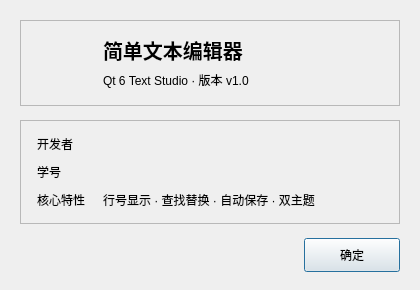
<?xml version="1.0" encoding="UTF-8"?>
<ui version="4.0">
 <class>AboutDialog</class>
 <widget class="QDialog" name="AboutDialog">
  <property name="geometry">
   <rect>
    <x>0</x>
    <y>0</y>
    <width>420</width>
    <height>290</height>
   </rect>
  </property>
  <property name="minimumSize">
   <size>
    <width>400</width>
    <height>270</height>
   </size>
  </property>
  <property name="windowTitle">
   <string>关于文本编辑器</string>
  </property>
  <layout class="QVBoxLayout" name="rootLayout">
   <property name="spacing">
    <number>14</number>
   </property>
   <property name="leftMargin">
    <number>20</number>
   </property>
   <property name="topMargin">
    <number>20</number>
   </property>
   <property name="rightMargin">
    <number>20</number>
   </property>
   <property name="bottomMargin">
    <number>18</number>
   </property>
   <item>
    <widget class="QFrame" name="heroFrame">
     <property name="frameShape">
      <enum>QFrame::Shape::StyledPanel</enum>
     </property>
     <layout class="QHBoxLayout" name="heroLayout">
      <property name="spacing">
       <number>14</number>
      </property>
      <property name="leftMargin">
       <number>16</number>
      </property>
      <property name="topMargin">
       <number>14</number>
      </property>
      <property name="rightMargin">
       <number>16</number>
      </property>
      <property name="bottomMargin">
       <number>14</number>
      </property>
      <item>
       <widget class="QLabel" name="labelIcon">
        <property name="minimumSize">
         <size>
          <width>52</width>
          <height>52</height>
         </size>
        </property>
        <property name="maximumSize">
         <size>
          <width>52</width>
          <height>52</height>
         </size>
        </property>
        <property name="pixmap">
         <pixmap resource="res.qrc">:/icons/app_icon.svg</pixmap>
        </property>
        <property name="scaledContents">
         <bool>true</bool>
        </property>
       </widget>
      </item>
      <item>
       <layout class="QVBoxLayout" name="titleGroup">
        <property name="spacing">
         <number>4</number>
        </property>
        <item>
         <widget class="QLabel" name="labelTitle">
          <property name="font">
           <font>
            <pointsize>15</pointsize>
            <bold>true</bold>
           </font>
          </property>
          <property name="text">
           <string>简单文本编辑器</string>
          </property>
         </widget>
        </item>
        <item>
         <widget class="QLabel" name="labelSubtitle">
          <property name="text">
           <string>Qt 6 Text Studio · 版本 v1.0</string>
          </property>
         </widget>
        </item>
       </layout>
      </item>
     </layout>
    </widget>
   </item>
   <item>
    <widget class="QFrame" name="infoCard">
     <property name="frameShape">
      <enum>QFrame::Shape::StyledPanel</enum>
     </property>
     <layout class="QFormLayout" name="infoFormLayout">
      <property name="horizontalSpacing">
       <number>18</number>
      </property>
      <property name="verticalSpacing">
       <number>10</number>
      </property>
      <property name="leftMargin">
       <number>16</number>
      </property>
      <property name="topMargin">
       <number>14</number>
      </property>
      <property name="rightMargin">
       <number>16</number>
      </property>
      <property name="bottomMargin">
       <number>14</number>
      </property>
      <item row="0" column="0">
       <widget class="QLabel" name="labelDevKey">
        <property name="text">
         <string>开发者</string>
        </property>
       </widget>
      </item>
      <item row="0" column="1">
       <widget class="QLabel" name="labelDevValue">
        <property name="text">
         <string/>
        </property>
       </widget>
      </item>
      <item row="1" column="0">
       <widget class="QLabel" name="labelIdKey">
        <property name="text">
         <string>学号</string>
        </property>
       </widget>
      </item>
      <item row="1" column="1">
       <widget class="QLabel" name="labelIdValue">
        <property name="text">
         <string/>
        </property>
       </widget>
      </item>
      <item row="2" column="0">
       <widget class="QLabel" name="labelStackKey">
        <property name="text">
         <string>核心特性</string>
        </property>
       </widget>
      </item>
      <item row="2" column="1">
       <widget class="QLabel" name="labelStackValue">
        <property name="text">
         <string>行号显示 · 查找替换 · 自动保存 · 双主题</string>
        </property>
       </widget>
      </item>
     </layout>
    </widget>
   </item>
   <item>
    <layout class="QHBoxLayout" name="footerLayout">
     <item>
      <spacer name="horizontalSpacer">
       <property name="orientation">
        <enum>Qt::Orientation::Horizontal</enum>
       </property>
       <property name="sizeHint" stdset="0">
        <size>
         <width>40</width>
         <height>20</height>
        </size>
       </property>
      </spacer>
     </item>
     <item>
      <widget class="QPushButton" name="btnOk">
       <property name="minimumSize">
        <size>
         <width>96</width>
         <height>34</height>
        </size>
       </property>
       <property name="text">
        <string>确定</string>
       </property>
       <property name="default">
        <bool>true</bool>
       </property>
      </widget>
     </item>
    </layout>
   </item>
  </layout>
 </widget>
 <resources>
  <include location="res.qrc"/>
 </resources>
 <connections/>
</ui>
